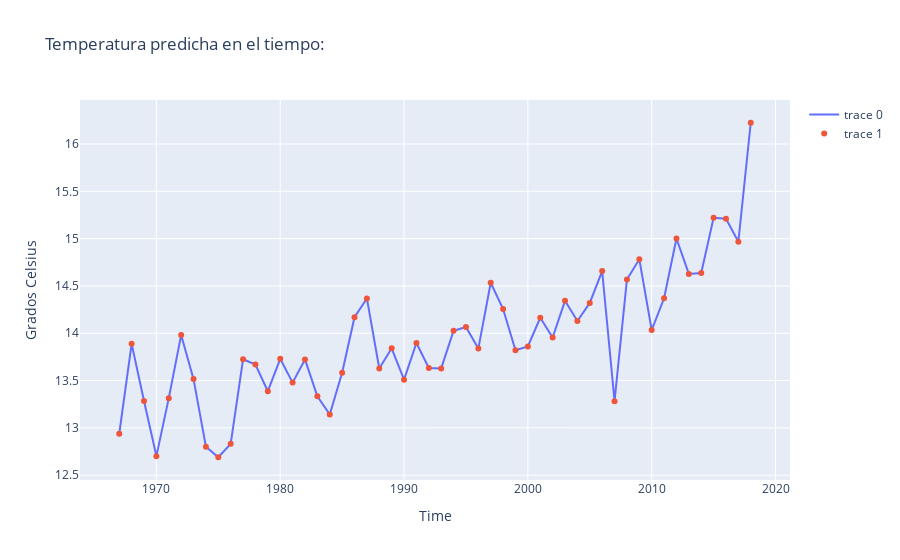

Write notebook code for a chart like this one.
### Code cell
import plotly.graph_objects as go

forecasted_temp = pd.concat([data_santiago,temp_2018], sort=False).groupby(by='Year')['Temp'].mean().reset_index()
fig = go.Figure(data=[
    go.Scatter(x=forecasted_temp['Year'], y=forecasted_temp['Temp'], mode='lines'),
    go.Scatter(x=forecasted_temp ['Year'], y=forecasted_temp['Temp'], mode='markers')
])
fig.update_layout(title='Temperatura predicha en el tiempo:',
                 xaxis_title='Time', yaxis_title='Grados Celsius')
fig.show()
